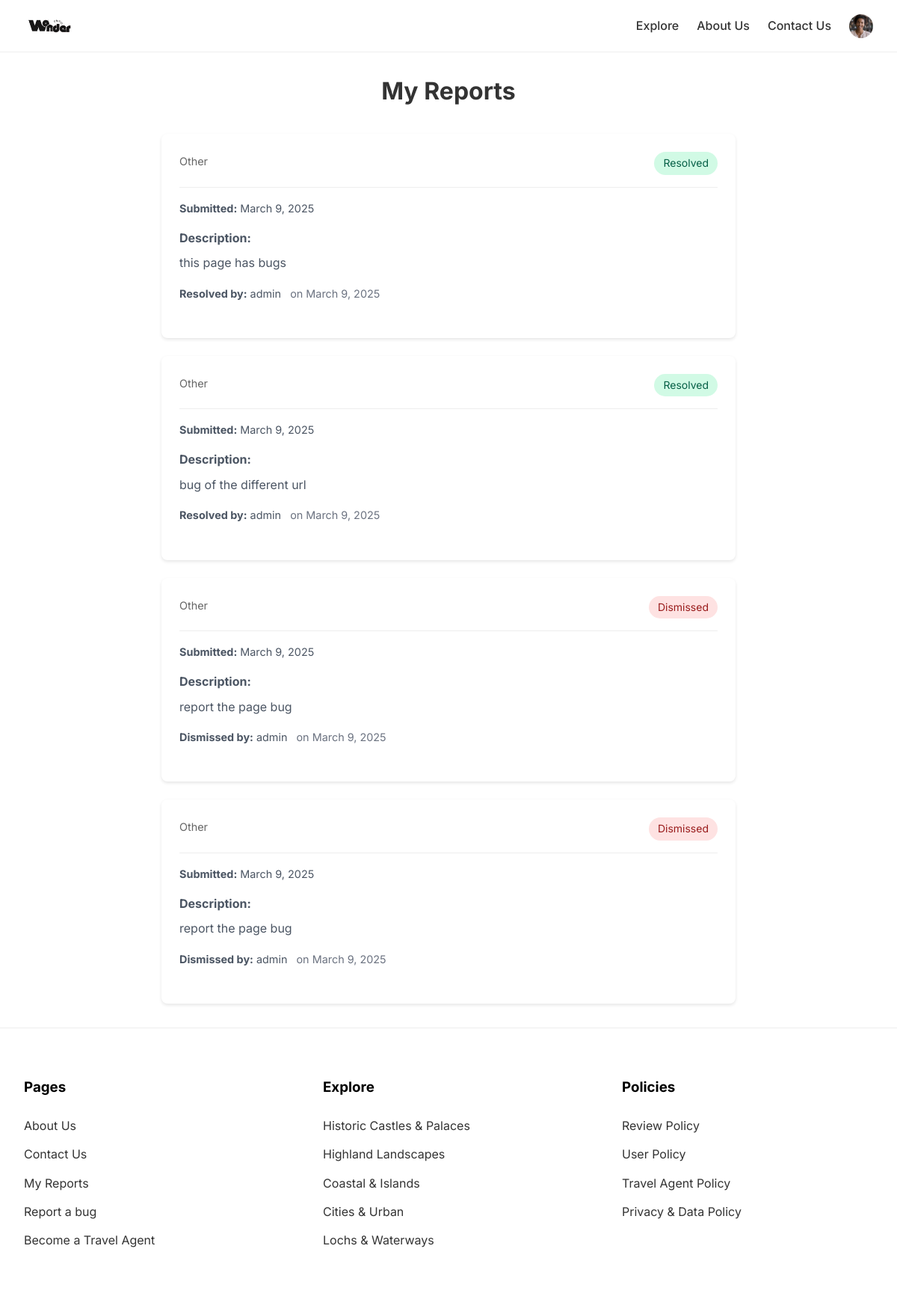
Screenshot of /reports/ (signed in) with the database file from the repository.
### wandercritic/models.py (models this page shows, shortened)
class User(AbstractUser):
    is_travel_agent = models.BooleanField(default=False)
    bio = models.TextField(max_length=500, blank=True)
    profile_picture = models.ImageField(upload_to='profile_pics/', blank=True, null=True)
    contact_number = models.CharField(max_length=20, blank=True)
    company_name = models.CharField(max_length=100, blank=True)
    company_website = models.URLField(blank=True)

class Report(models.Model):
    REPORT_TYPES = [
        ('inappropriate', 'Inappropriate Content'),
        ('spam', 'Spam'),
        ('misinformation', 'Misinformation'),
        ('other', 'Other')
    ]
    STATUS_CHOICES = [
        ('pending', 'Pending'),
        ('resolved', 'Resolved'),
        ('dismissed', 'Dismissed')
    ]
    CONTENT_TYPES = [
        ('place', 'Place'),
        ('user', 'User'),
        ('bug', 'Bug')
    ]
    reporter = models.ForeignKey(User, on_delete=models.SET_NULL, null=True, related_name='reports_filed')
    place = models.ForeignKey(Place, on_delete=models.CASCADE, related_name='reports',null=True)
    review = models.ForeignKey(Review, on_delete=models.CASCADE, related_name='reports', null=True, blank=True)
    report_type = models.CharField(max_length=20, choices=REPORT_TYPES)
    content_type = models.CharField(max_length=20, choices=CONTENT_TYPES, default='place')
    description = models.TextField()
    status = models.CharField(max_length=20, choices=STATUS_CHOICES, default='pending')
    created_at = models.DateTimeField(auto_now_add=True)
    resolved_at = models.DateTimeField(null=True, blank=True)
    resolved_by = models.ForeignKey(User, on_delete=models.SET_NULL, null=True,
                                  related_name='resolved_reports')
    url = models.URLField()

### wandercritic/views.py (the view)
# urls.py: path('reports/', views.manage_reports, name='manage_reports'),
@login_required
def manage_reports(request):
    reports = Report.objects.filter(reporter=request.user).order_by('-created_at')
    return render(request, 'wandercritic/manage_reports.html', {
        'reports': reports
    })

### templates/wandercritic/manage_reports.html (shortened to what this page needs)
{% extends 'wandercritic/base.html' %}
{% load static %}
{% block content %}
<div class="reports-container">
    <h1>My Reports</h1>
    {% if reports %}
        <div class="reports-list">
            {% for report in reports %}
            <div class="report-card">
                <div class="report-header">
                    <div class="report-title">
                        <span class="report-type">{{ report.get_report_type_display }}</span>
                    </div>
                    <span class="status status-{{ report.status }}">{{ report.status|title }}</span>
                </div>
                <div class="report-details">
                    <div class="report-info">
                        <strong>Submitted:</strong> {{ report.created_at|date:"F j, Y" }}
                    </div>
                    <div class="description">
                        <strong>Description:</strong>
                        <p>{{ report.description }}</p>
                    </div>
                    {% if report.resolved_by %}
                    <div class="resolution-info">
                        <strong>{{ report.status|title }} by:</strong> {{ report.resolved_by.username }}
                        <span class="date">on {{ report.resolved_at|date:"F j, Y" }}</span>
                    </div>
                    {% endif %}
                </div>
            </div>
            {% endfor %}
        </div>
    {% else %}
        <div class="no-reports">
            <p>You haven't submitted any reports yet.</p>
            <p>If you find any issues with a place or review, you can report it from the respective page.</p>
        </div>
    {% endif %}
</div>
{% endblock %}

### templates/wandercritic/base.html (shortened to what this page needs)
<!DOCTYPE html>
{% load static %}
<html lang="en">
<head>
    <link rel="stylesheet" href="{% static 'styles/main.css' %}">
    <link rel="stylesheet" href="https://cdnjs.cloudflare.com/ajax/libs/font-awesome/6.0.0/css/all.min.css">
</head>
<body>
    <nav class="navbar">
        <div class="nav-container">
            <a href="{% url 'wandercritic:index' %}" class="logo">
                <img src="{% static 'assets/Wander_Critic_logo.png' %}" alt="Wander Critic Logo">
            </a>
            <div class="nav-links">
                <a href="{% url 'wandercritic:explore' %}">Explore</a>
                {% if not user.is_superuser %}
                    <a href="{% url 'wandercritic:about_us' %}">About Us</a>
                    <a href="{% url 'wandercritic:contact_us' %}">Contact Us</a>
                {% endif %}
                {% if user.is_authenticated %}
                    <div class="profile-dropdown">
                        <button class="profile-button">
                            {% if user.profile_picture %}
                                <img src="{{ user.profile_picture.url }}" alt="Profile" class="profile-pic">
                            {% else %}
                                <i class="fas fa-user-circle"></i>
                            {% endif %}
                        </button>
                    </div>
                {% else %}
                    <a href="{% url 'account_login' %}" class="btn btn-outline">Sign In</a>
                    <a href="{% url 'account_signup' %}" class="btn btn-primary register">Register</a>
                {% endif %}
            </div>
        </div>
    </nav>
    <main>
        {% block content %}
        {% endblock %}
    </main>
    <footer>
        <div class="footer-content">
            <div class="footer-section">
                <h3>Pages</h3>
                <ul>
                    <li><a href="{% url 'wandercritic:about' %}">About Us</a></li>
                    <li><a href="{% url 'wandercritic:contact' %}">Contact Us</a></li>
                    {% if not user.is_superuser and user.is_authenticated %}
                        <li><a href="{% url 'wandercritic:manage_reports' %}">My Reports</a></li>
                        <li><a href="{% url 'wandercritic:report_bug' %}?url={{ request.build_absolute_uri }}">Report a bug</a></li>
                    {% endif %}
                    {% if not user.is_travel_agent and not user.is_superuser %}
                        <li><a href="{% url 'wandercritic:become_agent' %}">Become a Travel Agent</a></li>
                    {% endif %}
                </ul>
            </div>
            <div class="footer-section">
                <h3>Explore</h3>
                <ul>
                    <li><a href="{% url 'wandercritic:explore' %}?category=Historic Castles %26 Palaces">Historic Castles & Palaces</a></li>
                    <li><a href="{% url 'wandercritic:explore' %}?category=Highland Landscapes">Highland Landscapes</a></li>
                    <li><a href="{% url 'wandercritic:explore' %}?category=Coastal %26 Islands">Coastal & Islands</a></li>
                    <li><a href="{% url 'wandercritic:explore' %}?category=Cities %26 Urban">Cities & Urban</a></li>
                    <li><a href="{% url 'wandercritic:explore' %}?category=Lochs %26 Waterways">Lochs & Waterways</a></li>
                </ul>
            </div>
            <div class="footer-section">
                <h3>Policies</h3>
                <ul>
                    <li><a href="{% url 'wandercritic:policy' policy_type='review' %}">Review Policy</a></li>
                    <li><a href="{% url 'wandercritic:policy' policy_type='user' %}">User Policy</a></li>
                    <li><a href="{% url 'wandercritic:policy' policy_type='travel-agent' %}">Travel Agent Policy</a></li>
                    <li><a href="{% url 'wandercritic:policy' policy_type='privacy' %}">Privacy & Data Policy</a></li>
                </ul>
            </div>
        </div>
    </footer>
</body>
</html>

### static/styles/main.css (style rules this page uses)
:root { --primary-color: #000000; --secondary-color: #333333; --text-color: #333333; --light-gray: #f5f5f5; --white: #ffffff; }
* { margin: 0; padding: 0; box-sizing: border-box; }
body { font-family: 'Inter', sans-serif; color: var(--text-color); line-height: 1.6; }
.navbar { background-color: var(--white); padding: 0.5rem 2rem; border-bottom: 1px solid #eee; position: fixed; width: 100%; top: 0; z-index: 1000; height: 70px; }
.nav-container { max-width: 1200px; margin: 0 auto; display: flex; justify-content: space-between; align-items: center; height: 100%; }
.logo { height: 100%; display: flex; align-items: center; }
.logo img { height: 65px; width: auto; margin-right: 1rem; display: block; }
.nav-links { display: flex; gap: 1.5rem; align-items: center; }
.nav-links a { text-decoration: none; color: var(--text-color); font-weight: 500; transition: color 0.3s ease; }
footer { background-color: var(--white); padding: 4rem 2rem; border-top: 1px solid #eee; }
.footer-content { max-width: 1200px; margin: 0 auto; display: grid; grid-template-columns: repeat(3, 1fr); gap: 4rem; }
.footer-section h3 { margin-bottom: 1.5rem; color: var(--primary-color); }
.footer-section ul { list-style: none; }
.footer-section ul li { margin-bottom: 0.8rem; }
.footer-section a { text-decoration: none; color: var(--text-color); transition: color 0.3s ease; }
.profile-dropdown { position: relative; display: inline-block; }
.profile-button { background: none; border: none; cursor: pointer; padding: 0; display: flex; align-items: center; }
.profile-pic { width: 32px; height: 32px; border-radius: 50%; object-fit: cover; }

### templates/wandercritic/manage_reports.html (style rules this page uses)
.reports-container { max-width: 800px; margin: 6rem auto 2rem; padding: 0 1rem; }
.reports-container h1 { margin-bottom: 2rem; color: #333; text-align: center; font-size: 2rem; }
.reports-list { display: grid; gap: 1.5rem; }
.report-card { background: white; padding: 1.5rem; border-radius: 8px; box-shadow: 0 2px 4px rgba(0,0,0,0.1); }
.report-header { display: flex; justify-content: space-between; align-items: flex-start; margin-bottom: 1rem; padding-bottom: 1rem; border-bottom: 1px solid #eee; }
.report-type { font-size: 0.9rem; color: #666; }
.status { padding: 0.25rem 0.75rem; border-radius: 999px; font-size: 0.875rem; }
.status-resolved { background: #d1fae5; color: #065f46; }
.status-dismissed { background: #fee2e2; color: #991b1b; }
.report-details { display: grid; gap: 1rem; color: #4b5563; }
.report-info, .resolution-info { font-size: 0.9rem; }
.date { color: #6b7280; margin-left: 0.5rem; }
.description p { margin: 0.5rem 0 0; line-height: 1.6; }

### rows the page displays
User: profile_picture (picture)
Report: report_type "Other", status "Resolved", created_at "March 9, 2025", description "this page has bugs", resolved_by.username "admin", resolved_at "March 9, 2025"
Report: report_type "Other", status "Resolved", created_at "March 9, 2025", description "bug of the different url", resolved_by.username "admin", resolved_at "March 9, 2025"
Report: report_type "Other", status "Dismissed", created_at "March 9, 2025", description "report the page bug", resolved_by.username "admin", resolved_at "March 9, 2025"
Report: report_type "Other", status "Dismissed", created_at "March 9, 2025", description "report the page bug", resolved_by.username "admin", resolved_at "March 9, 2025"
